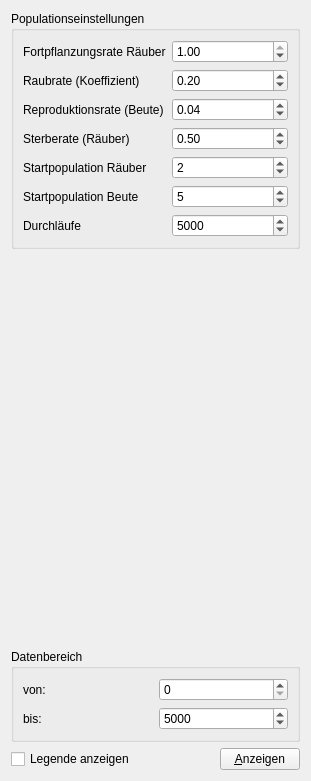
<?xml version="1.0" encoding="UTF-8"?>
<ui version="4.0">
 <class>WerkzeugForm</class>
 <widget class="QWidget" name="WerkzeugForm">
  <property name="geometry">
   <rect>
    <x>0</x>
    <y>0</y>
    <width>311</width>
    <height>781</height>
   </rect>
  </property>
  <property name="windowTitle">
   <string>Werkzeuge</string>
  </property>
  <layout class="QGridLayout" name="gridLayout_3">
   <item row="0" column="0" colspan="3">
    <widget class="QGroupBox" name="groupBox_2">
     <property name="title">
      <string>Populationseinstellungen</string>
     </property>
     <layout class="QGridLayout" name="gridLayout_2">
      <item row="0" column="0">
       <widget class="QLabel" name="label_4">
        <property name="text">
         <string>Fortpflanzungsrate Räuber</string>
        </property>
        <property name="buddy">
         <cstring>a</cstring>
        </property>
       </widget>
      </item>
      <item row="0" column="1">
       <widget class="QDoubleSpinBox" name="a">
        <property name="maximum">
         <double>1.000000000000000</double>
        </property>
        <property name="singleStep">
         <double>0.050000000000000</double>
        </property>
        <property name="value">
         <double>1.000000000000000</double>
        </property>
       </widget>
      </item>
      <item row="1" column="0">
       <widget class="QLabel" name="label_5">
        <property name="text">
         <string>Raubrate (Koeffizient)</string>
        </property>
        <property name="buddy">
         <cstring>b</cstring>
        </property>
       </widget>
      </item>
      <item row="1" column="1">
       <widget class="QDoubleSpinBox" name="b">
        <property name="maximum">
         <double>1.000000000000000</double>
        </property>
        <property name="singleStep">
         <double>0.050000000000000</double>
        </property>
        <property name="value">
         <double>0.200000000000000</double>
        </property>
       </widget>
      </item>
      <item row="2" column="0">
       <widget class="QLabel" name="label_6">
        <property name="text">
         <string>Reproduktionsrate (Beute)</string>
        </property>
        <property name="buddy">
         <cstring>p</cstring>
        </property>
       </widget>
      </item>
      <item row="2" column="1">
       <widget class="QDoubleSpinBox" name="p">
        <property name="maximum">
         <double>1.000000000000000</double>
        </property>
        <property name="singleStep">
         <double>0.010000000000000</double>
        </property>
        <property name="value">
         <double>0.040000000000000</double>
        </property>
       </widget>
      </item>
      <item row="3" column="0">
       <widget class="QLabel" name="label_7">
        <property name="text">
         <string>Sterberate (Räuber)</string>
        </property>
        <property name="buddy">
         <cstring>c</cstring>
        </property>
       </widget>
      </item>
      <item row="3" column="1">
       <widget class="QDoubleSpinBox" name="c">
        <property name="maximum">
         <double>1.000000000000000</double>
        </property>
        <property name="singleStep">
         <double>0.050000000000000</double>
        </property>
        <property name="value">
         <double>0.500000000000000</double>
        </property>
       </widget>
      </item>
      <item row="4" column="0">
       <widget class="QLabel" name="label_8">
        <property name="text">
         <string>Startpopulation Räuber</string>
        </property>
        <property name="buddy">
         <cstring>Predator0</cstring>
        </property>
       </widget>
      </item>
      <item row="4" column="1">
       <widget class="QSpinBox" name="Predator0">
        <property name="maximum">
         <number>1000</number>
        </property>
        <property name="value">
         <number>2</number>
        </property>
       </widget>
      </item>
      <item row="5" column="0">
       <widget class="QLabel" name="label_9">
        <property name="text">
         <string>Startpopulation Beute</string>
        </property>
        <property name="buddy">
         <cstring>Prey0</cstring>
        </property>
       </widget>
      </item>
      <item row="5" column="1">
       <widget class="QSpinBox" name="Prey0">
        <property name="maximum">
         <number>1000</number>
        </property>
        <property name="value">
         <number>5</number>
        </property>
       </widget>
      </item>
      <item row="6" column="0">
       <widget class="QLabel" name="label">
        <property name="text">
         <string>Durchläufe</string>
        </property>
        <property name="buddy">
         <cstring>iterations</cstring>
        </property>
       </widget>
      </item>
      <item row="6" column="1">
       <widget class="QSpinBox" name="iterations">
        <property name="minimum">
         <number>50</number>
        </property>
        <property name="maximum">
         <number>20000</number>
        </property>
        <property name="singleStep">
         <number>50</number>
        </property>
        <property name="value">
         <number>5000</number>
        </property>
       </widget>
      </item>
     </layout>
    </widget>
   </item>
   <item row="1" column="0">
    <spacer name="verticalSpacer">
     <property name="orientation">
      <enum>Qt::Vertical</enum>
     </property>
     <property name="sizeHint" stdset="0">
      <size>
       <width>138</width>
       <height>387</height>
      </size>
     </property>
    </spacer>
   </item>
   <item row="2" column="0" colspan="3">
    <widget class="QGroupBox" name="groupBox">
     <property name="title">
      <string>Datenbereich</string>
     </property>
     <layout class="QGridLayout" name="gridLayout">
      <item row="0" column="0">
       <widget class="QLabel" name="label_2">
        <property name="text">
         <string>von:</string>
        </property>
        <property name="buddy">
         <cstring>from_spin</cstring>
        </property>
       </widget>
      </item>
      <item row="0" column="1">
       <widget class="QSpinBox" name="from_spin"/>
      </item>
      <item row="1" column="0">
       <widget class="QLabel" name="label_3">
        <property name="text">
         <string>bis:</string>
        </property>
        <property name="buddy">
         <cstring>to_spin</cstring>
        </property>
       </widget>
      </item>
      <item row="1" column="1">
       <widget class="QSpinBox" name="to_spin">
        <property name="maximum">
         <number>20000</number>
        </property>
        <property name="value">
         <number>5000</number>
        </property>
       </widget>
      </item>
     </layout>
    </widget>
   </item>
   <item row="3" column="0">
    <widget class="QCheckBox" name="legend_cb">
     <property name="text">
      <string>Legende anzeigen</string>
     </property>
    </widget>
   </item>
   <item row="3" column="1">
    <spacer name="horizontalSpacer">
     <property name="orientation">
      <enum>Qt::Horizontal</enum>
     </property>
     <property name="sizeHint" stdset="0">
      <size>
       <width>303</width>
       <height>22</height>
      </size>
     </property>
    </spacer>
   </item>
   <item row="3" column="2">
    <widget class="QPushButton" name="show_button">
     <property name="text">
      <string>&amp;Anzeigen</string>
     </property>
    </widget>
   </item>
  </layout>
 </widget>
 <resources/>
 <connections>
  <connection>
   <sender>legend_cb</sender>
   <signal>toggled(bool)</signal>
   <receiver>show_button</receiver>
   <slot>click()</slot>
   <hints>
    <hint type="sourcelabel">
     <x>38</x>
     <y>753</y>
    </hint>
    <hint type="destinationlabel">
     <x>262</x>
     <y>752</y>
    </hint>
   </hints>
  </connection>
  <connection>
   <sender>iterations</sender>
   <signal>valueChanged(int)</signal>
   <receiver>to_spin</receiver>
   <slot>setValue(int)</slot>
   <hints>
    <hint type="sourcelabel">
     <x>243</x>
     <y>230</y>
    </hint>
    <hint type="destinationlabel">
     <x>208</x>
     <y>726</y>
    </hint>
   </hints>
  </connection>
 </connections>
</ui>
